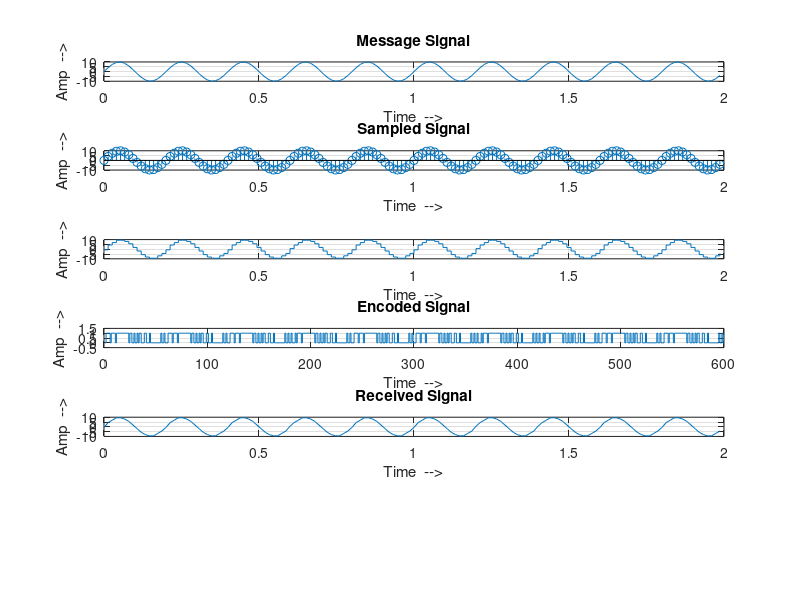

Recreate this plot in MATLAB.
clc; close all; clear all;

fp = 75;
tp = 1/fp;
t = 0:tp:2-tp;

ac = 10;
fc = 5;
s = ac*sin(2*pi*fc*t);

n = 4;
le = power(2,n);
d = 2*ac/le;

qdb = -ac+d:d:ac-d;
ql = -ac+d/2:d:ac-d/2;

[qi qs] = quantiz(s, qdb, ql);
qsb = de2bi(qi, n, 'left-msb');
[r c] = size(qsb);

esb = [];
jk = 1;
for pq = 1:r;
    for rs = 1:c;
        esb(jk) = qsb(pq, rs);
        jk = jk + 1;
    end
end

ds = reshape(esb, n, length(esb)/n);
des = bi2de(ds','left-msb');
dm = -ac+d/2 + d*des';

subplot(611);
plot(t, s);
xlabel("Time  -->")
ylabel("Amp  -->")
title("Message Signal");
grid on;

subplot(612);
stem(t, s);
title("Sampled Signal");
xlabel("Time  -->")
ylabel("Amp  -->")
grid on;

subplot(613);
title("Quantized Signal");
stairs(t, qs);
xlabel("Time  -->")
ylabel("Amp  -->")
grid on;

subplot(614);
stairs(esb);
xlabel("Time  -->")
ylabel("Amp  -->")
axis([0 length(esb) -.5 1.5])
title("Encoded Signal");
grid on;

subplot(615);
plot(t, dm);
xlabel("Time  -->")
ylabel("Amp  -->")
title("Received Signal");
grid on;